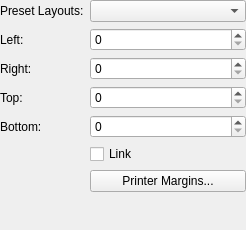
<?xml version="1.0" encoding="UTF-8"?>
<ui version="4.0">
 <class>NewMarginWidget</class>
 <widget class="QWidget" name="NewMarginWidget">
  <property name="geometry">
   <rect>
    <x>0</x>
    <y>0</y>
    <width>246</width>
    <height>230</height>
   </rect>
  </property>
  <property name="sizePolicy">
   <sizepolicy hsizetype="Minimum" vsizetype="Preferred">
    <horstretch>0</horstretch>
    <verstretch>0</verstretch>
   </sizepolicy>
  </property>
  <property name="windowTitle">
   <string>Form</string>
  </property>
  <layout class="QVBoxLayout" name="verticalLayout">
   <property name="leftMargin">
    <number>0</number>
   </property>
   <property name="topMargin">
    <number>0</number>
   </property>
   <property name="rightMargin">
    <number>0</number>
   </property>
   <property name="bottomMargin">
    <number>0</number>
   </property>
   <item>
    <layout class="QFormLayout" name="formLayout">
     <item row="0" column="0">
      <widget class="QLabel" name="presetLayoutLabel">
       <property name="text">
        <string>Preset Layouts:</string>
       </property>
      </widget>
     </item>
     <item row="0" column="1">
      <widget class="PresetLayout" name="presetLayoutComboBox">
       <property name="sizePolicy">
        <sizepolicy hsizetype="Preferred" vsizetype="Fixed">
         <horstretch>0</horstretch>
         <verstretch>0</verstretch>
        </sizepolicy>
       </property>
      </widget>
     </item>
     <item row="2" column="0">
      <widget class="QLabel" name="leftMarginLabel">
       <property name="text">
        <string>Left:</string>
       </property>
       <property name="buddy">
        <cstring>leftMarginSpinBox</cstring>
       </property>
      </widget>
     </item>
     <item row="2" column="1">
      <widget class="ScrSpinBox" name="leftMarginSpinBox">
       <property name="sizePolicy">
        <sizepolicy hsizetype="Expanding" vsizetype="Fixed">
         <horstretch>0</horstretch>
         <verstretch>0</verstretch>
        </sizepolicy>
       </property>
      </widget>
     </item>
     <item row="3" column="0">
      <widget class="QLabel" name="rightMarginLabel">
       <property name="text">
        <string>Right:</string>
       </property>
       <property name="buddy">
        <cstring>rightMarginSpinBox</cstring>
       </property>
      </widget>
     </item>
     <item row="3" column="1">
      <widget class="ScrSpinBox" name="rightMarginSpinBox">
       <property name="sizePolicy">
        <sizepolicy hsizetype="Expanding" vsizetype="Fixed">
         <horstretch>0</horstretch>
         <verstretch>0</verstretch>
        </sizepolicy>
       </property>
      </widget>
     </item>
     <item row="4" column="0">
      <widget class="QLabel" name="topMarginLabel">
       <property name="text">
        <string>Top:</string>
       </property>
       <property name="buddy">
        <cstring>topMarginSpinBox</cstring>
       </property>
      </widget>
     </item>
     <item row="4" column="1">
      <widget class="ScrSpinBox" name="topMarginSpinBox">
       <property name="sizePolicy">
        <sizepolicy hsizetype="Expanding" vsizetype="Fixed">
         <horstretch>0</horstretch>
         <verstretch>0</verstretch>
        </sizepolicy>
       </property>
      </widget>
     </item>
     <item row="5" column="0">
      <widget class="QLabel" name="bottomMarginLabel">
       <property name="text">
        <string>Bottom:</string>
       </property>
       <property name="buddy">
        <cstring>bottomMarginSpinBox</cstring>
       </property>
      </widget>
     </item>
     <item row="5" column="1">
      <widget class="ScrSpinBox" name="bottomMarginSpinBox">
       <property name="sizePolicy">
        <sizepolicy hsizetype="Expanding" vsizetype="Fixed">
         <horstretch>0</horstretch>
         <verstretch>0</verstretch>
        </sizepolicy>
       </property>
      </widget>
     </item>
     <item row="6" column="1">
      <widget class="QCheckBox" name="marginLinkCheckBox">
       <property name="toolTip">
        <string>Ensure all margins have the same value</string>
       </property>
       <property name="text">
        <string>Link</string>
       </property>
      </widget>
     </item>
     <item row="7" column="1">
      <widget class="QPushButton" name="printerMarginsPushButton">
       <property name="text">
        <string>Printer Margins...</string>
       </property>
      </widget>
     </item>
    </layout>
   </item>
  </layout>
 </widget>
 <customwidgets>
  <customwidget>
   <class>ScrSpinBox</class>
   <extends>QSpinBox</extends>
   <header location="global">ui/scrspinbox.h</header>
  </customwidget>
  <customwidget>
   <class>PresetLayout</class>
   <extends>QComboBox</extends>
   <header location="global">ui/marginpresetlayout.h</header>
  </customwidget>
 </customwidgets>
 <resources/>
 <connections/>
</ui>
